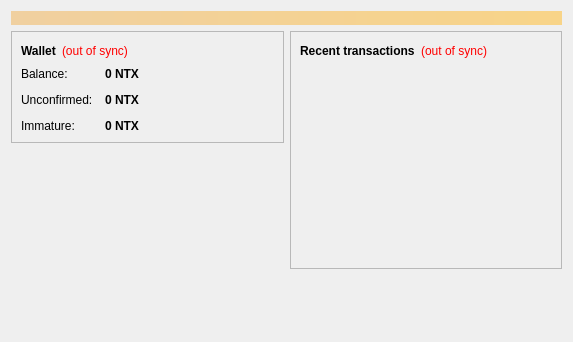
<?xml version="1.0" encoding="UTF-8"?>
<ui version="4.0">
 <class>OverviewPage</class>
 <widget class="QWidget" name="OverviewPage">
  <property name="geometry">
   <rect>
    <x>0</x>
    <y>0</y>
    <width>573</width>
    <height>342</height>
   </rect>
  </property>
  <property name="windowTitle">
   <string>Form</string>
  </property>
  <layout class="QVBoxLayout" name="topLayout">
   <item>
    <widget class="QLabel" name="labelAlerts">
     <property name="visible">
      <bool>false</bool>
     </property>
     <property name="styleSheet">
      <string notr="true">background-color: qlineargradient(x1: 0, y1: 0, x2: 1, y2: 0, stop:0 #F0D0A0, stop:1 #F8D488); color:#000000;</string>
     </property>
     <property name="wordWrap">
      <bool>true</bool>
     </property>
     <property name="margin">
      <number>3</number>
     </property>
    </widget>
   </item>
   <item>
    <layout class="QHBoxLayout" name="horizontalLayout" stretch="1,1">
     <item>
      <layout class="QVBoxLayout" name="verticalLayout_2">
       <item>
        <widget class="QFrame" name="frame">
         <property name="frameShape">
          <enum>QFrame::StyledPanel</enum>
         </property>
         <property name="frameShadow">
          <enum>QFrame::Raised</enum>
         </property>
         <layout class="QVBoxLayout" name="verticalLayout_4">
          <item>
           <layout class="QHBoxLayout" name="horizontalLayout_4">
            <item>
             <widget class="QLabel" name="label_5">
              <property name="font">
               <font>
                <weight>75</weight>
                <bold>true</bold>
               </font>
              </property>
              <property name="text">
               <string>Wallet</string>
              </property>
             </widget>
            </item>
            <item>
             <widget class="QLabel" name="labelWalletStatus">
              <property name="toolTip">
               <string>The displayed information may be out of date. Your wallet automatically synchronizes with the Natrix network after a connection is established, but this process has not completed yet.</string>
              </property>
              <property name="styleSheet">
               <string notr="true">QLabel { color: red; }</string>
              </property>
              <property name="text">
               <string notr="true">(out of sync)</string>
              </property>
              <property name="alignment">
               <set>Qt::AlignLeading|Qt::AlignLeft|Qt::AlignVCenter</set>
              </property>
             </widget>
            </item>
            <item>
             <spacer name="horizontalSpacer_2">
              <property name="orientation">
               <enum>Qt::Horizontal</enum>
              </property>
              <property name="sizeHint" stdset="0">
               <size>
                <width>40</width>
                <height>20</height>
               </size>
              </property>
             </spacer>
            </item>
           </layout>
          </item>
          <item>
           <layout class="QFormLayout" name="formLayout_2">
            <property name="fieldGrowthPolicy">
             <enum>QFormLayout::AllNonFixedFieldsGrow</enum>
            </property>
            <property name="horizontalSpacing">
             <number>12</number>
            </property>
            <property name="verticalSpacing">
             <number>12</number>
            </property>
            <item row="0" column="0">
             <widget class="QLabel" name="label">
              <property name="text">
               <string>Balance:</string>
              </property>
             </widget>
            </item>
            <item row="0" column="1">
             <widget class="QLabel" name="labelBalance">
              <property name="font">
               <font>
                <weight>75</weight>
                <bold>true</bold>
               </font>
              </property>
              <property name="cursor">
               <cursorShape>IBeamCursor</cursorShape>
              </property>
              <property name="toolTip">
               <string>Your current balance</string>
              </property>
              <property name="text">
               <string notr="true">0 NTX</string>
              </property>
              <property name="textInteractionFlags">
               <set>Qt::LinksAccessibleByMouse|Qt::TextSelectableByKeyboard|Qt::TextSelectableByMouse</set>
              </property>
             </widget>
            </item>
            <item row="1" column="0">
             <widget class="QLabel" name="label_3">
              <property name="text">
               <string>Unconfirmed:</string>
              </property>
             </widget>
            </item>
            <item row="1" column="1">
             <widget class="QLabel" name="labelUnconfirmed">
              <property name="font">
               <font>
                <weight>75</weight>
                <bold>true</bold>
               </font>
              </property>
              <property name="cursor">
               <cursorShape>IBeamCursor</cursorShape>
              </property>
              <property name="toolTip">
               <string>Total of transactions that have yet to be confirmed, and do not yet count toward the current balance</string>
              </property>
              <property name="text">
               <string notr="true">0 NTX</string>
              </property>
              <property name="textInteractionFlags">
               <set>Qt::LinksAccessibleByMouse|Qt::TextSelectableByKeyboard|Qt::TextSelectableByMouse</set>
              </property>
             </widget>
            </item>
            <item row="2" column="0">
             <widget class="QLabel" name="labelImmatureText">
              <property name="text">
               <string>Immature:</string>
              </property>
             </widget>
            </item>
            <item row="2" column="1">
             <widget class="QLabel" name="labelImmature">
              <property name="font">
               <font>
                <weight>75</weight>
                <bold>true</bold>
               </font>
              </property>
              <property name="toolTip">
               <string>Mined balance that has not yet matured</string>
              </property>
              <property name="text">
               <string notr="true">0 NTX</string>
              </property>
              <property name="textInteractionFlags">
               <set>Qt::LinksAccessibleByMouse|Qt::TextSelectableByKeyboard|Qt::TextSelectableByMouse</set>
              </property>
             </widget>
            </item>
           </layout>
          </item>
         </layout>
        </widget>
       </item>
       <item>
        <spacer name="verticalSpacer">
         <property name="orientation">
          <enum>Qt::Vertical</enum>
         </property>
         <property name="sizeHint" stdset="0">
          <size>
           <width>20</width>
           <height>40</height>
          </size>
         </property>
        </spacer>
       </item>
      </layout>
     </item>
     <item>
      <layout class="QVBoxLayout" name="verticalLayout_3">
       <item>
        <widget class="QFrame" name="frame_2">
         <property name="frameShape">
          <enum>QFrame::StyledPanel</enum>
         </property>
         <property name="frameShadow">
          <enum>QFrame::Raised</enum>
         </property>
         <layout class="QVBoxLayout" name="verticalLayout">
          <item>
           <layout class="QHBoxLayout" name="horizontalLayout_2">
            <item>
             <widget class="QLabel" name="label_4">
              <property name="text">
               <string>&lt;b&gt;Recent transactions&lt;/b&gt;</string>
              </property>
             </widget>
            </item>
            <item>
             <widget class="QLabel" name="labelTransactionsStatus">
              <property name="toolTip">
               <string>The displayed information may be out of date. Your wallet automatically synchronizes with the Natrix network after a connection is established, but this process has not completed yet.</string>
              </property>
              <property name="styleSheet">
               <string notr="true">QLabel { color: red; }</string>
              </property>
              <property name="text">
               <string notr="true">(out of sync)</string>
              </property>
              <property name="alignment">
               <set>Qt::AlignRight|Qt::AlignTrailing|Qt::AlignVCenter</set>
              </property>
             </widget>
            </item>
            <item>
             <spacer name="horizontalSpacer">
              <property name="orientation">
               <enum>Qt::Horizontal</enum>
              </property>
              <property name="sizeHint" stdset="0">
               <size>
                <width>40</width>
                <height>20</height>
               </size>
              </property>
             </spacer>
            </item>
           </layout>
          </item>
          <item>
           <widget class="QListView" name="listTransactions">
            <property name="styleSheet">
             <string notr="true">QListView { background: transparent; }</string>
            </property>
            <property name="frameShape">
             <enum>QFrame::NoFrame</enum>
            </property>
            <property name="verticalScrollBarPolicy">
             <enum>Qt::ScrollBarAlwaysOff</enum>
            </property>
            <property name="horizontalScrollBarPolicy">
             <enum>Qt::ScrollBarAlwaysOff</enum>
            </property>
            <property name="selectionMode">
             <enum>QAbstractItemView::NoSelection</enum>
            </property>
           </widget>
          </item>
         </layout>
        </widget>
       </item>
       <item>
        <spacer name="verticalSpacer_2">
         <property name="orientation">
          <enum>Qt::Vertical</enum>
         </property>
         <property name="sizeHint" stdset="0">
          <size>
           <width>20</width>
           <height>40</height>
          </size>
         </property>
        </spacer>
       </item>
      </layout>
     </item>
    </layout>
   </item>
  </layout>
 </widget>
 <resources/>
 <connections/>
</ui>
